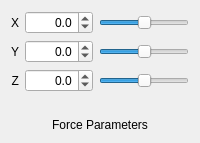
                <widget class="QWidget" name="ForcePage">
                 <layout class="QGridLayout" name="gridLayout_30">
                  <item row="0" column="0">
                   <widget class="QLabel" name="ForceParametersXLabel">
                    <property name="toolTip">
                     <string>A constant force on the X-axis</string>
                    </property>
                    <property name="text">
                     <string>X</string>
                    </property>
                    <property name="alignment">
                     <set>Qt::AlignRight|Qt::AlignTrailing|Qt::AlignVCenter</set>
                    </property>
                   </widget>
                  </item>
                  <item row="1" column="0">
                   <widget class="QLabel" name="ForceParametersYLabel">
                    <property name="toolTip">
                     <string>A constant force on the Y-axis</string>
                    </property>
                    <property name="text">
                     <string>Y</string>
                    </property>
                    <property name="alignment">
                     <set>Qt::AlignRight|Qt::AlignTrailing|Qt::AlignVCenter</set>
                    </property>
                   </widget>
                  </item>
                  <item row="2" column="0">
                   <widget class="QLabel" name="ForceParametersZLabel">
                    <property name="toolTip">
                     <string>A constant force on the Z-axis</string>
                    </property>
                    <property name="text">
                     <string>Z</string>
                    </property>
                    <property name="alignment">
                     <set>Qt::AlignRight|Qt::AlignTrailing|Qt::AlignVCenter</set>
                    </property>
                   </widget>
                  </item>
                  <item row="0" column="1">
                   <widget class="QDoubleSpinBox" name="ForceParametersXSpinBox">
                    <property name="toolTip">
                     <string>A constant force on the X-axis</string>
                    </property>
                    <property name="alignment">
                     <set>Qt::AlignRight|Qt::AlignTrailing|Qt::AlignVCenter</set>
                    </property>
                    <property name="decimals">
                     <number>1</number>
                    </property>
                    <property name="minimum">
                     <double>-1000.000000000000000</double>
                    </property>
                    <property name="maximum">
                     <double>1000.000000000000000</double>
                    </property>
                    <property name="singleStep">
                     <double>0.100000000000000</double>
                    </property>
                   </widget>
                  </item>
                  <item row="1" column="1">
                   <widget class="QDoubleSpinBox" name="ForceParametersYSpinBox">
                    <property name="toolTip">
                     <string>A constant force on the Y-axis</string>
                    </property>
                    <property name="alignment">
                     <set>Qt::AlignRight|Qt::AlignTrailing|Qt::AlignVCenter</set>
                    </property>
                    <property name="decimals">
                     <number>1</number>
                    </property>
                    <property name="minimum">
                     <double>-1000.000000000000000</double>
                    </property>
                    <property name="maximum">
                     <double>1000.000000000000000</double>
                    </property>
                    <property name="singleStep">
                     <double>0.100000000000000</double>
                    </property>
                   </widget>
                  </item>
                  <item row="2" column="1">
                   <widget class="QDoubleSpinBox" name="ForceParametersZSpinBox">
                    <property name="toolTip">
                     <string>A constant force on the Z-axis</string>
                    </property>
                    <property name="alignment">
                     <set>Qt::AlignRight|Qt::AlignTrailing|Qt::AlignVCenter</set>
                    </property>
                    <property name="decimals">
                     <number>1</number>
                    </property>
                    <property name="minimum">
                     <double>-1000.000000000000000</double>
                    </property>
                    <property name="maximum">
                     <double>1000.000000000000000</double>
                    </property>
                    <property name="singleStep">
                     <double>0.100000000000000</double>
                    </property>
                   </widget>
                  </item>
                  <item row="0" column="2">
                   <widget class="QSlider" name="ForceParametersXSlider">
                    <property name="toolTip">
                     <string>A constant force on the X-axis</string>
                    </property>
                    <property name="minimum">
                     <number>-10000</number>
                    </property>
                    <property name="maximum">
                     <number>10000</number>
                    </property>
                    <property name="orientation">
                     <enum>Qt::Horizontal</enum>
                    </property>
                   </widget>
                  </item>
                  <item row="1" column="2">
                   <widget class="QSlider" name="ForceParametersYSlider">
                    <property name="toolTip">
                     <string>A constant force on the Y-axis</string>
                    </property>
                    <property name="minimum">
                     <number>-10000</number>
                    </property>
                    <property name="maximum">
                     <number>10000</number>
                    </property>
                    <property name="orientation">
                     <enum>Qt::Horizontal</enum>
                    </property>
                   </widget>
                  </item>
                  <item row="2" column="2">
                   <widget class="QSlider" name="ForceParametersZSlider">
                    <property name="toolTip">
                     <string>A constant force on the Z-axis</string>
                    </property>
                    <property name="minimum">
                     <number>-10000</number>
                    </property>
                    <property name="maximum">
                     <number>10000</number>
                    </property>
                    <property name="orientation">
                     <enum>Qt::Horizontal</enum>
                    </property>
                   </widget>
                  </item>
                  <item row="4" column="0" colspan="3">
                   <widget class="QLabel" name="ForceParametersLabel">
                    <property name="text">
                     <string>Force Parameters</string>
                    </property>
                    <property name="alignment">
                     <set>Qt::AlignCenter</set>
                    </property>
                   </widget>
                  </item>
                  <item row="3" column="0" colspan="3">
                   <spacer name="verticalSpacer_27">
                    <property name="orientation">
                     <enum>Qt::Vertical</enum>
                    </property>
                    <property name="sizeType">
                     <enum>QSizePolicy::Fixed</enum>
                    </property>
                    <property name="sizeHint" stdset="0">
                     <size>
                      <width>20</width>
                      <height>20</height>
                     </size>
                    </property>
                   </spacer>
                  </item>
                 </layout>
                </widget>
